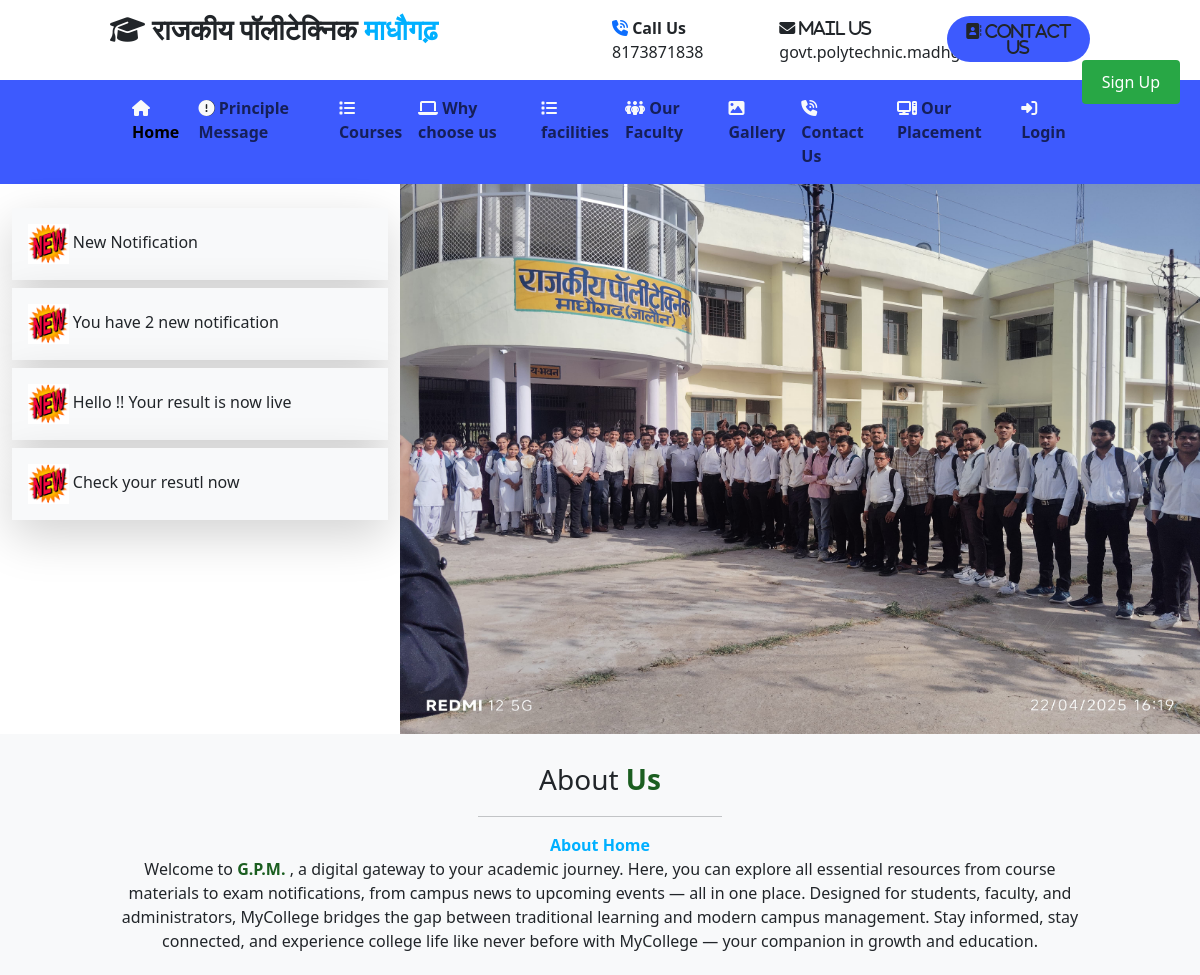
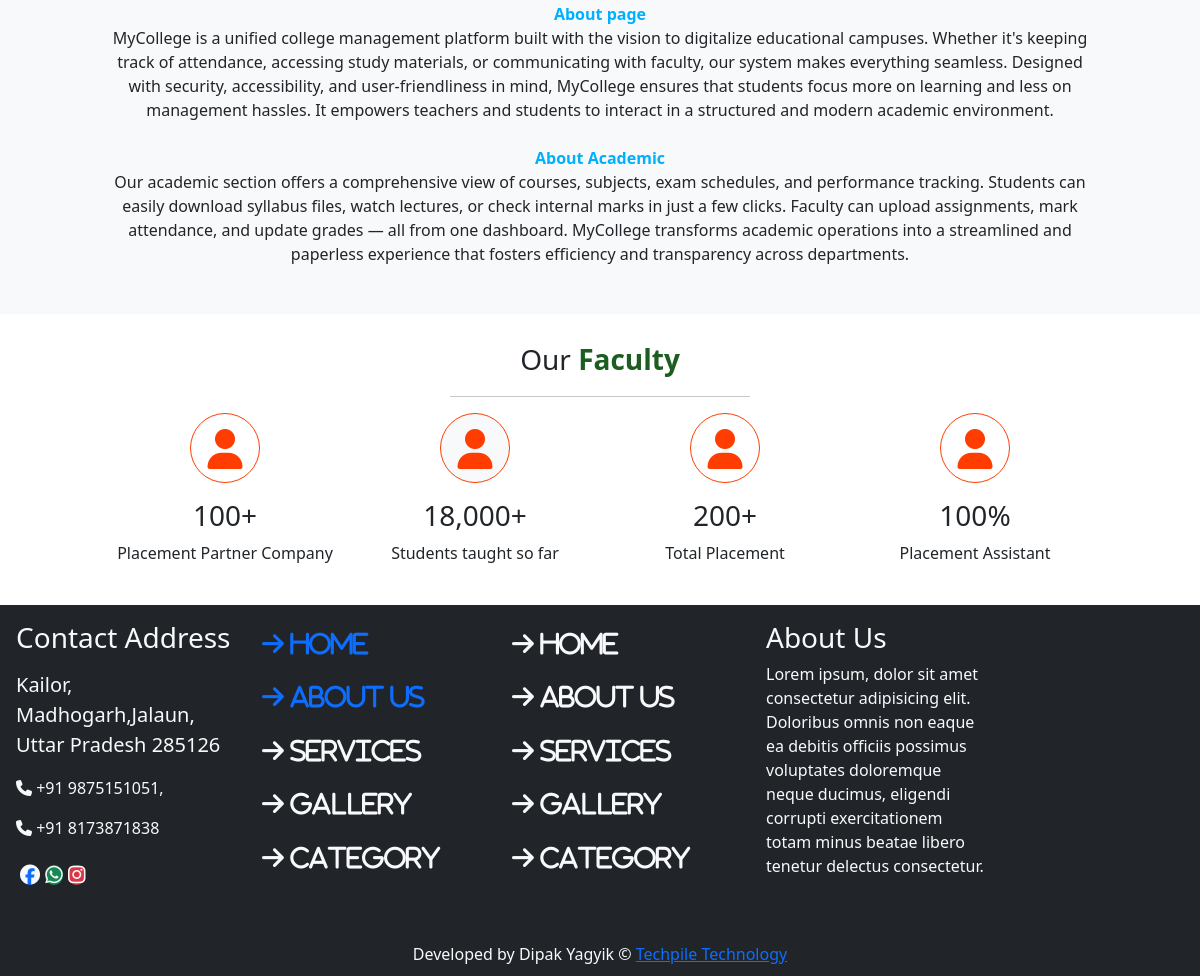
The page / on the database its author committed (2 pictures, top to bottom).
### user/models.py (models this page shows)
class notice(models.Model):
    name=models.CharField(max_length=200,null=True)

### user/views.py (the view)
# urls.py: path("",views.index),
def index(request):
    data = notice.objects.all()[0:4]
    d = {"ndata": data}
    return render(request, "index.html", d)

### templates/index.html (shortened to what this page needs)
{% extends 'base.html' %}
{% load static%}
{% block content %}
             <div class="row slider">
                <div class="col-sm-4 pt-3">
                    <marquee behavior="alternate" direction="up" style="min-height: 400px;">
                      {% for x in ndata %}
                      <p class="bg-light shadow-lg my-2 p-3">
                        <img src="{% static 'images/new4.gif' %}" height="40px">
                        {{x.name}}
                      </p>
                      {% endfor %}
                    </marquee>
                </div>
                <div class="col-sm-8 p-0">
                    <div id="carouselExample" class="carousel slide">
  <div class="carousel-inner">
    <div class="carousel-item active">
      <img src="{% static 'images/gpm1.jpg' %}" class="d-block w-100 img-fluid imgslide" alt="...">
    </div>
  </div>
  <button class="carousel-control-prev" type="button" data-bs-target="#carouselExample" data-bs-slide="prev">
    <span class="carousel-control-prev-icon" aria-hidden="true"></span>
  </button>
  <button class="carousel-control-next" type="button" data-bs-target="#carouselExample" data-bs-slide="next">
    <span class="carousel-control-next-icon" aria-hidden="true"></span>
  </button>
</div>
                </div>
             </div>
            <div class="row about bg-light py-4 text-center " style="text-align:justify;">
                <div class="col-sm-10 mx-auto">
                    <p class="fs-3">About<b class="text-color2"> Us</b></p>
                    <hr class="w-25 mx-auto">
                    <b class="text-color1">About Home</b><br>
                    Welcome to <b class="text-color2"> G.P.M. </b>, a digital gateway to your academic journey. Here, you can
                    explore all essential resources from course materials to exam notifications, from
                    campus news to upcoming events — all in one place. Designed for students, faculty,
                    and administrators, MyCollege bridges the gap between traditional learning and
                    modern campus management. Stay informed, stay connected, and experience
                    college life like never before with MyCollege — your companion in growth and
                    education. <br><br>
                        <b class="text-color1">About page</b><br>
                        MyCollege is a unified college management platform built with the vision to digitalize
                         educational campuses. Whether it's keeping track of attendance, accessing study materials, or
                         communicating with faculty, our system makes everything seamless. Designed with security, accessibility,
                          and user-friendliness in mind, MyCollege ensures that students focus more on learning and less on management hassles.
                         It empowers teachers and students to interact in a structured and modern academic environment. <br><br>
                        <b class="text-color1">About Academic</b><br>
                       Our academic section offers a comprehensive view of courses, subjects,
                        exam schedules, and performance tracking. Students can easily download syllabus
                         files, watch lectures, or check internal marks in just a few clicks. Faculty can upload
                         assignments, mark attendance, and update grades — all from one dashboard. MyCollege transforms
                       academic operations into a streamlined and paperless experience that fosters efficiency
                        and transparency across departments. <br><br>
                </div>
            </div>
<button onclick="showSignupModal()" style="position:fixed;top:60px;right:20px;padding:10px 20px;background:#28a745;color:#fff;border:none;border-radius:4px;cursor:pointer;z-index:1000;">Sign Up</button>
{% endblock %}

### templates/base.html (style rules this page uses)
.text-color1 { color:#00B0FF; }
.text-color2 { color: #1B5E20; }
.slider { min-height: 550px; }
.imgslide { height: 550px; }

### rows shown on the page
notice: name "New Notification"
notice: name "You have 2 new notification"
notice: name "Hello !! Your result is now live"
notice: name "Check your resutl now"
